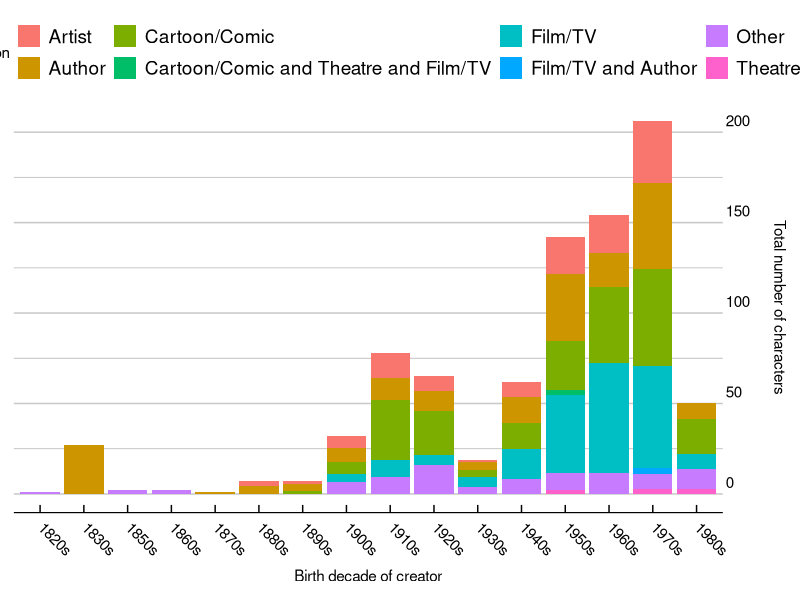
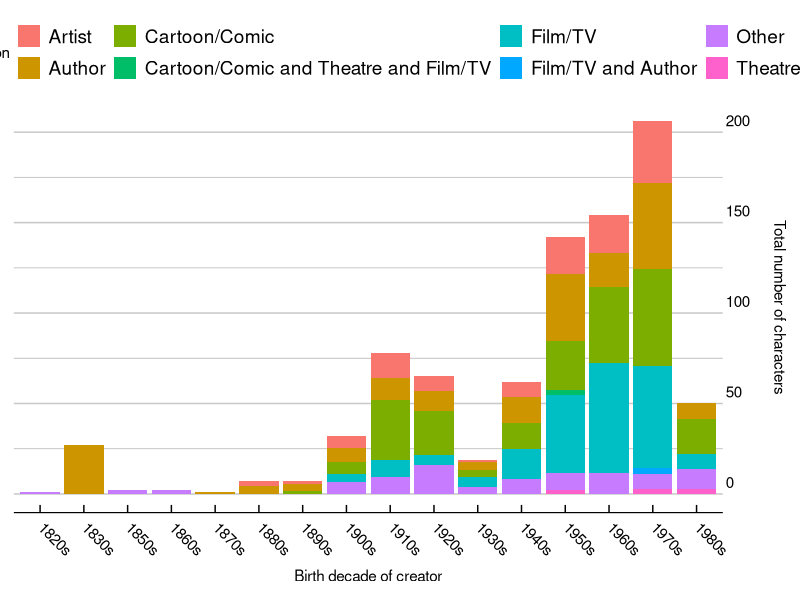

Generate these figures, in order, with R:
setwd("~/Desktop/data_analysis/Final project/Develish-Data-Demons")

library(tidyverse)
library(ggthemes)

creator_data <- read_csv('creators_with_descriptions.csv') 

plot1a <- creator_data %>%
  mutate(birthDecade = ifelse((birthYear<1500), "<=1400s", 0)) %>%
  mutate(birthDecade = ifelse((birthYear>1499) & (birthYear<1600), "1500s", birthDecade)) %>%
  mutate(birthDecade = ifelse((birthYear>1599) & (birthYear<1700), "1600s", birthDecade)) %>%
  mutate(birthDecade = ifelse((birthYear>1699) & (birthYear<1800), "1700s", birthDecade)) %>%
  mutate(birthDecade = ifelse((birthYear>1799) & (birthYear<1810), "1800s", birthDecade)) %>%
  mutate(birthDecade = ifelse((birthYear>1809) & (birthYear<1820), "1810s", birthDecade)) %>%
  mutate(birthDecade = ifelse((birthYear>1819) & (birthYear<1830), "1820s", birthDecade)) %>%
  mutate(birthDecade = ifelse((birthYear>1829) & (birthYear<1840), "1830s", birthDecade)) %>%
  mutate(birthDecade = ifelse((birthYear>1839) & (birthYear<1850), "1840s", birthDecade)) %>%
  mutate(birthDecade = ifelse((birthYear>1849) & (birthYear<1860), "1850s", birthDecade)) %>%
  mutate(birthDecade = ifelse((birthYear>1859) & (birthYear<1870), "1860s", birthDecade)) %>%
  mutate(birthDecade = ifelse((birthYear>1869) & (birthYear<1880), "1870s", birthDecade)) %>%
  mutate(birthDecade = ifelse((birthYear>1879) & (birthYear<1890), "1880s", birthDecade)) %>%
  mutate(birthDecade = ifelse((birthYear>1889) & (birthYear<1900), "1890s", birthDecade)) %>%
  mutate(birthDecade = ifelse((birthYear>1899) & (birthYear<1910), "1900s", birthDecade)) %>%
  mutate(birthDecade = ifelse((birthYear>1909) & (birthYear<1920), "1910s", birthDecade)) %>%
  mutate(birthDecade = ifelse((birthYear>1919) & (birthYear<1930), "1920s", birthDecade)) %>%
  mutate(birthDecade = ifelse((birthYear>1929) & (birthYear<1940), "1930s", birthDecade)) %>%
  mutate(birthDecade = ifelse((birthYear>1939) & (birthYear<1950), "1940s", birthDecade)) %>%
  mutate(birthDecade = ifelse((birthYear>1949) & (birthYear<1960), "1950s", birthDecade)) %>%
  mutate(birthDecade = ifelse((birthYear>1959) & (birthYear<1970), "1960s", birthDecade)) %>%
  mutate(birthDecade = ifelse((birthYear>1969) & (birthYear<1980), "1970s", birthDecade)) %>%
  mutate(birthDecade = ifelse((birthYear>1979) & (birthYear<1990), "1980s", birthDecade)) %>%
  mutate(birthDecade = ifelse((birthYear>1989) & (birthYear<2000), "1990s", birthDecade))
  

plot_SUM <- plot1a %>%
  group_by(birthDecade) %>%
  mutate(TOTcharacters_by_birthDecade = sum(Number_of_characters))%>%
  filter(!is.na(birthDecade)) %>%
  select(Number_of_characters, Description, birthDecade, TOTcharacters_by_birthDecade) %>%
  group_by(birthDecade) %>%
  add_count(birthDecade) %>%
  mutate(TOTcharacters_by_birthDecade =TOTcharacters_by_birthDecade/n) %>%
  group_by(birthDecade, Description)

ggplot(data=plot_SUM)+
  aes(x=birthDecade, y=TOTcharacters_by_birthDecade) +
  geom_col(aes(fill=Description))+
  labs(x = "Birth decade of creator",
       y = "Total number of characters\n")+
  theme_economist_white(gray_bg = FALSE)+
  scale_color_economist()+
  scale_y_continuous(minor_breaks = seq(0 , 220, 25), 
                     breaks = seq(0, 220, 50), 
                     position = "right")+
  theme(axis.text.x = element_text(angle = -45, hjust = 0.1),
        axis.text.y = element_text(vjust = -0.5, hjust = -10),
        panel.grid.minor = element_line(colour="grey", size=0.3),
        panel.grid = element_line(colour="grey", size=0.3))

ggsave("genre_total_characters.pdf")


